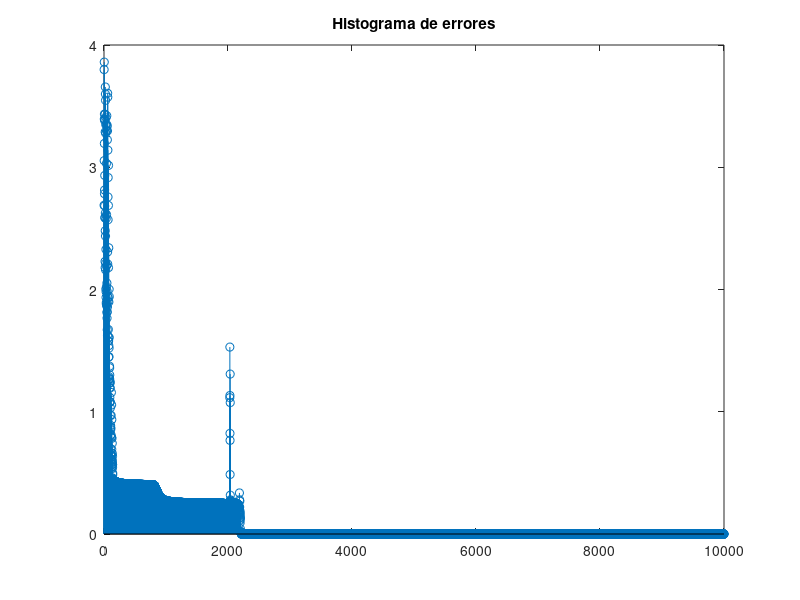

Here is the MATLAB script that generated this plot:

clear;

e = 4; %cantidad de entradas
n = 6; %cantidad de neuronas 1er capa
m = 1; %cantidad de neuronas 2da capa
c = 1; %constante de aprendizaje

beta = 1; %pendiente de la tangente hiperbolica

X = 2^e-1:-1:0;
X = de2bi(X); %matriz de todos los patrones posibles (binario)

Sd = xor(X(:,1),X(:,2)); %defino salida deseada (XOR)

for i = 3:e; %por si e > 2
    
    Sd = xor(Sd,X(:,i));
    
end

Sd = bi2de(Sd); %convierto Sd a decimal

X = cat(2,ones(2^e,1),X); %agrego una entrada constante en 1

w = randn(e+1,n); %matriz de pesos primer capa
W = randn(n+1,m); %matriz de pesos segunda capa

%Aprendizaje

Sr1 = (1+exp(-2*beta*(X*w))).^-1; %calculo salida primera capa
Sr1 = cat(2,ones(2^e,1),Sr1); %agrego entrada constante de 1
Sr2 = (1+exp(-2*beta*(Sr1*W))).^-1; %calculo salida segunda capa

E_1 = 1/2*sum((Sd-Sr2).^2); %calculo error

salida = 0; %escape de while
SALIDA = 10000;
E = zeros(1,SALIDA);

while E_1 > 10^(-2) %itero hasta que E se reduce
    
    I = randperm(2^e); %index aleatorio para las entradas
    
    for i = 1:2^e
        
        %delta ultima capa
        delta_2 = 2*beta*Sr2(I(i))*(1-Sr2(I(i)))*(Sd(I(i))-Sr2(I(i)));
        
        %delta propagado hacia capa intermedia con W
        delta_1 = 2*beta*Sr1(I(i),:).*(1-Sr1(I(i),:))*delta_2.*W';
        
        %modificacion de W en base a delta_2
        W = W' + c * delta_2 * Sr1(I(i),:);
        
        W = W';
        
        %modficacion de w en base a delta_1
        w = w' + c * delta_1(1,2:end)' * X(I(i),:);
          
        w = w';
    
    end
    
    Sr1 = ((1+exp(-2*beta*(X*w))).^-1); %calculo salida primera capa
    Sr1 = cat(2,ones(2^e,1),Sr1); %agrego entrada constante de 1
    Sr2 = ((1+exp(-2*beta*(Sr1*W))).^-1); %calculo salida segunda capa
    
    E_1 = 1/2*sum((Sd-Sr2).^2); %vuelvo a calcular error
    
    E(salida+1) = E_1; %histograma de error
    
    %escape
    if salida>=SALIDA
        break
    else
        salida = salida+1;
    end
end

%plot error
stem(E);
title('Histograma de errores')
